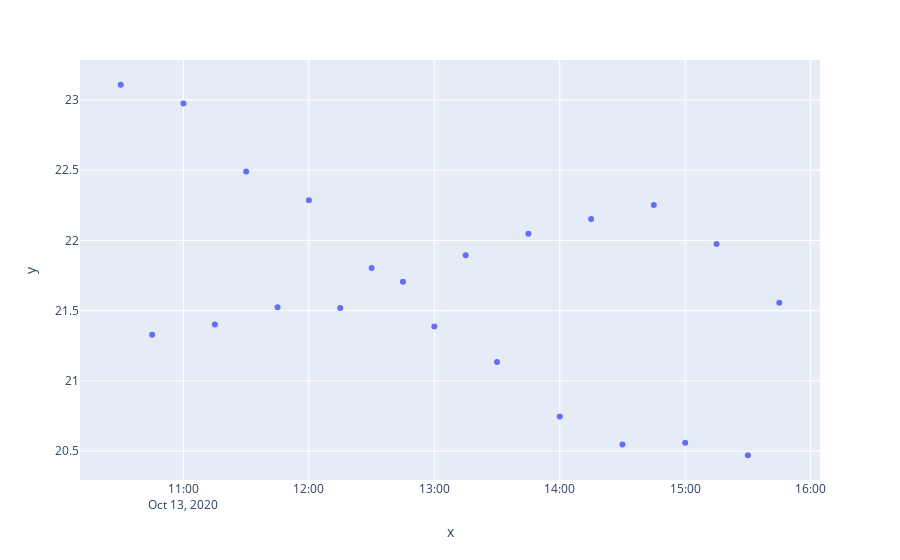

Source (notebook cell):
### Code cell
fig=px.scatter(x=humidity_pd.index, y=humidity_pd.humidity)
fig.update_xaxes()

fig.show()

### Figure 1 — Plotly figure (JSON) as saved in the notebook; plotly's stock layout.template omitted (floating-point values rounded to 4 significant figures)
{"data": [{"hovertemplate": "x=%{x}<br>y=%{y}<extra></extra>", "legendgroup": "", "marker": {"color": "#636efa", "symbol": "circle"}, "mode": "markers", "name": "", "orientation": "v", "showlegend": false, "type": "scatter", "x": ["2020-10-13T10:30:00", "2020-10-13T10:45:00", "2020-10-13T11:00:00", "2020-10-13T11:15:00", "2020-10-13T11:30:00", "2020-10-13T11:45:00", "2020-10-13T12:00:00", "2020-10-13T12:15:00", "2020-10-13T12:30:00", "2020-10-13T12:45:00", "2020-10-13T13:00:00", "2020-10-13T13:15:00", "2020-10-13T13:30:00", "2020-10-13T13:45:00", "2020-10-13T14:00:00", "2020-10-13T14:15:00", "2020-10-13T14:30:00", "2020-10-13T14:45:00", "2020-10-13T15:00:00", "2020-10-13T15:15:00", "2020-10-13T15:30:00", "2020-10-13T15:45:00"], "xaxis": "x", "y": [23.11, 21.33, 22.97, 21.4, 22.49, 21.52, 22.29, 21.52, 21.8, 21.71, 21.39, 21.89, 21.13, 22.05, 20.75, 22.15, 20.55, 22.25, 20.56, 21.97, 20.47, 21.56], "yaxis": "y"}], "layout": {"legend": {"tracegroupgap": 0}, "margin": {"t": 60}, "xaxis": {"anchor": "y", "domain": [0, 1], "title": {"text": "x"}}, "yaxis": {"anchor": "x", "domain": [0, 1], "title": {"text": "y"}}}}
